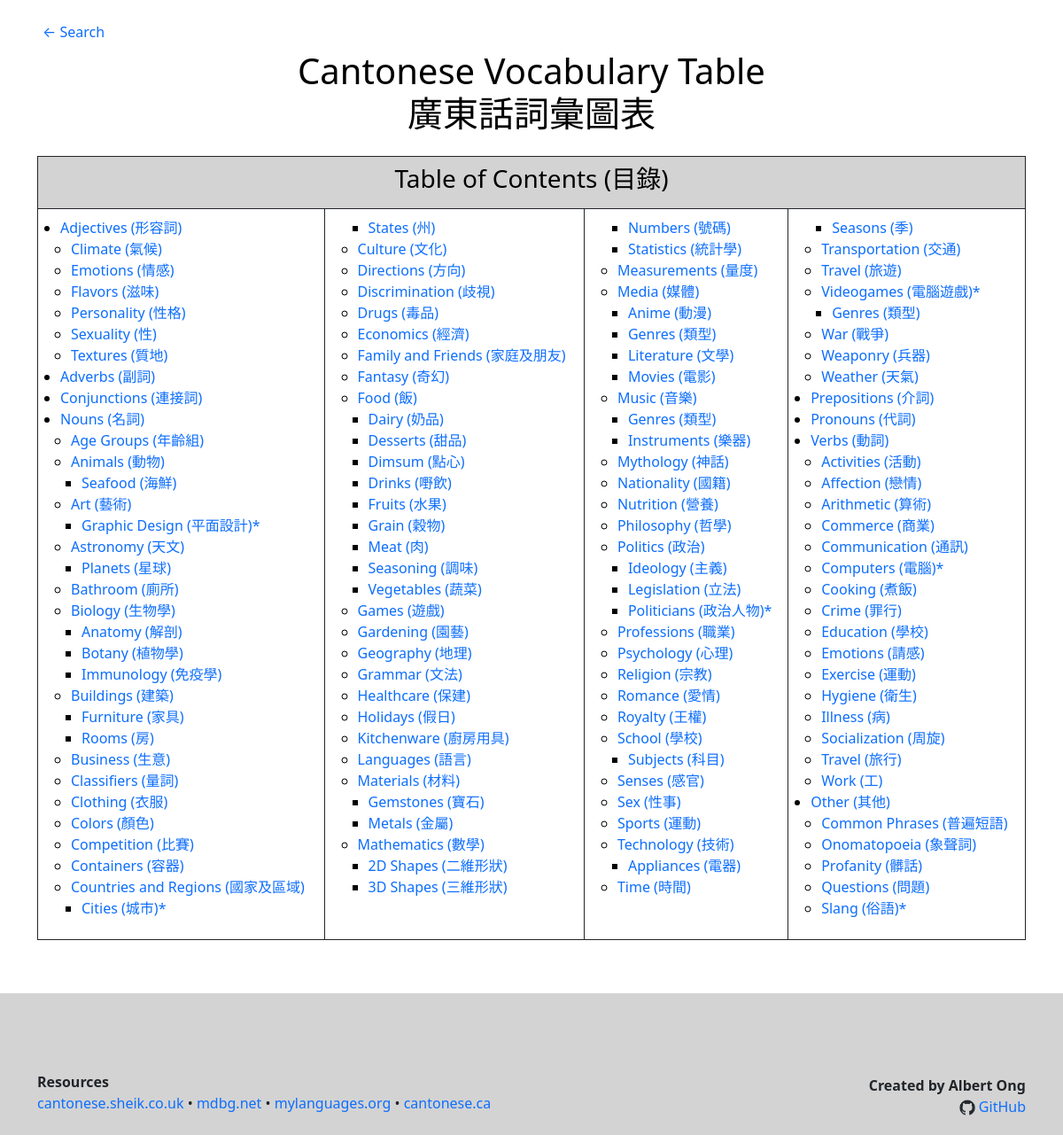
The app's page /pages/homepage.php, older data.
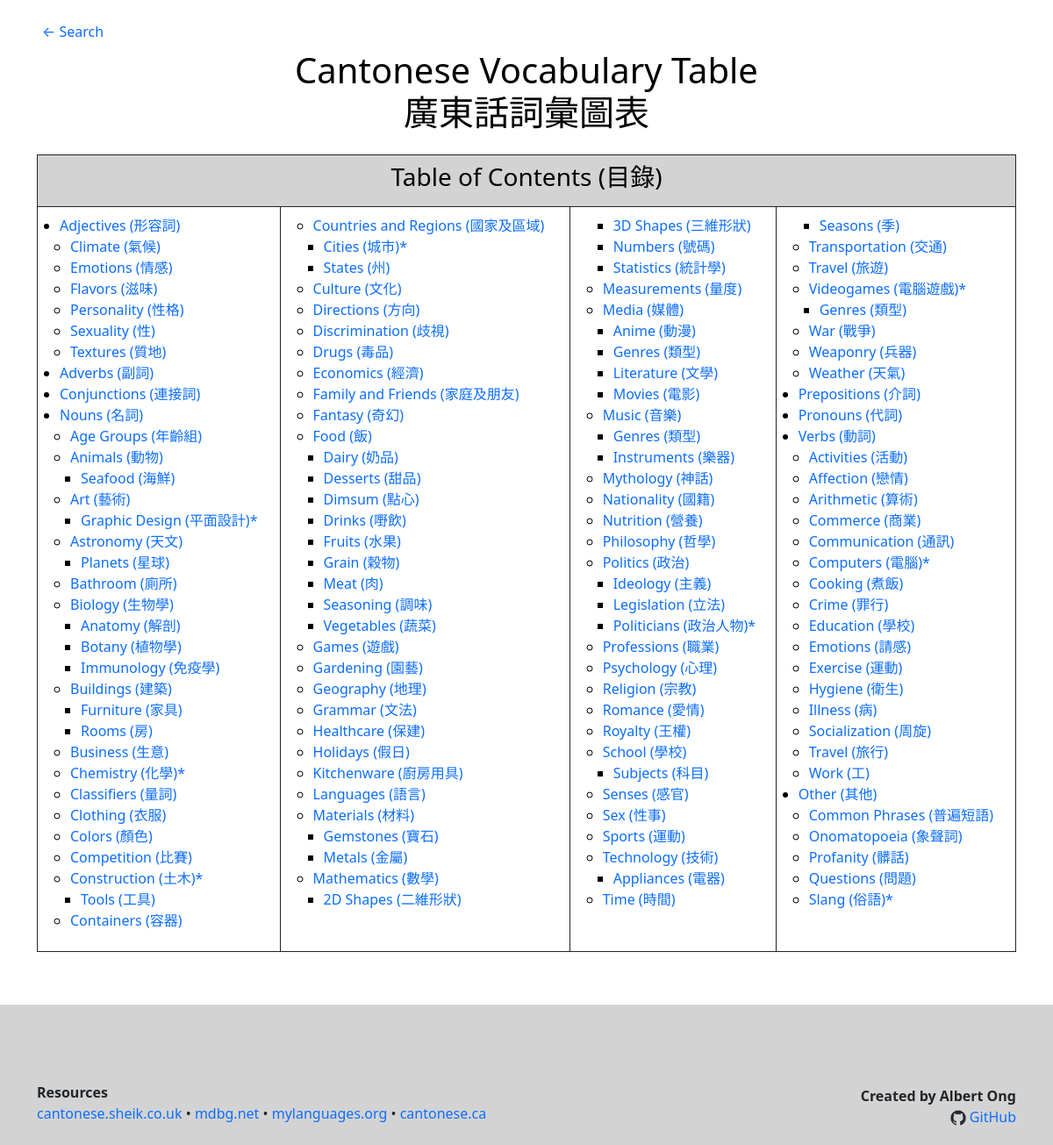
The same page, newer data.
### tables this page shows
CREATE TABLE "categories" (
	"name"	TEXT NOT NULL,
	"chinese"	TEXT NOT NULL,
	"parent"	TEXT,
	"parent2"	TEXT,
	"incomplete"	INTEGER DEFAULT 0,
	PRIMARY KEY("name","parent","parent2")
);

### pages/homepage.php (the view, shortened to what this page needs)
<?php
function print_categories($categories, $count = 1, $tab = 0) {
  $db = new SQLite3('../database/database.db');
  $res = $db -> query("SELECT COUNT(*) FROM categories");
  $total_categories= $res -> fetchArray()[0];
  $is_head = $count == 1;
  if ($is_head) {
    echo "<td>";
  }
  echo "<ul>";
  while ($row = $categories -> fetchArray()) {
    $name = $row["name"];
    $chinese = $row["chinese"];
    $parent = $row["parent"];
    $parent2 = $row["parent2"];
    $incomplete = $row["incomplete"];
    $dividing_indices = array();
    $columns = 4;
    for ($i = 1; $i < $columns; $i++) {
      $dividing_index = (floor($total_categories / $columns) * $i) + 2;
      array_push($dividing_indices, $dividing_index);
    }
    if (in_array($count, $dividing_indices)) {
        $head = str_repeat("</ul>\n", $tab + 1);
        $tail = str_repeat("<ul>\n", $tab + 1);
        echo "$head</td>\n<td>$tail";
    }
    $incomplete_tag = ($incomplete ? "<span title='incomplete'>*</span>" : "");
    $category_vars = "name=$name&parent=$parent&parent2=$parent2&chinese=$chinese";
    echo "<li><a href='category.php?$category_vars'>$name ($chinese)$incomplete_tag</a></li>\n";
    $res = $db -> query("SELECT COUNT(*) FROM categories WHERE parent is '$name'");
    $has_subcategories = $res -> fetchArray()[0] != 0;
    if ($has_subcategories) {
      $query = "SELECT * FROM categories
                WHERE parent is '$name'
                ORDER BY name";
      $subcategories = $db -> query($query);
      $count = print_categories($subcategories, $count + 1, $tab + 1);
    }
    else {
      $count += 1;
    }
  }
  echo "</ul>\n";
  $is_tail = $count == $total_categories;
  return $count;
}
?>
<html>
<head>
<link href="https://cdn.jsdelivr.net/npm/bootstrap@5.0.2/dist/css/bootstrap.min.css" rel="stylesheet">
<link rel="stylesheet" href="../assets/custom.css">
</head>
<body>
<div class="mx-5 mt-4">
  <a href="search.php">← Search</a>
</div>
<h1 class="mt-2">Cantonese Vocabulary Table<br>廣東話詞彙圖表</h1>
<div class="container w-100">
  <table class="table table-bordered border-dark text-black mt-4 mb-5">
    <tr class="bg-lightgray">
      <td colspan="4"><h3>Table of Contents (目錄)</h3></td>
    </tr>
    <tr>
      <?php
      $db = new SQLite3('../database/database.db');
      $categories = $db -> query("SELECT * FROM categories WHERE parent IS NULL");
      print_categories($categories);
      ?>
    </tr>
  </table>
</div>
<nav class="navbar navbar-expand-lg navbar-light bg-lightgray h-20 d-flex align-items-end" style="margin-top: 5%;">
  <div class="container">
    <div class="navbar-collapse">
      <ul class="list-unstyled">
      <li><strong>Resources</strong></li>
      <li>
         <a target="_blank" href="http://www.cantonese.sheik.co.uk/">cantonese.sheik.co.uk</a>
       • <a target="_blank" href="https://www.mdbg.net/chinese/dictionary">mdbg.net</a>
       • <a target="_blank" href="http://mylanguages.org/learn_cantonese.php">mylanguages.org</a>
       • <a target="_blank" href="https://cantonese.ca/">cantonese.ca</a>
      </li>
      </ul>
      <div class="ms-auto mb-2 text-end">
        <strong>Created by Albert Ong</strong><br>
        <img src="../assets/github_icon.png" height="18px">
        <a class="ml-5" target="_blank" href="https://github.com/Albert-C-Ong/Cantonese-Vocabulary-Table">GitHub</a>
      </div>
    </div>
  </div>
</nav>
</body>
</html>

### assets/custom.css (style rules this page uses)
body { min-height: 100%; }
h1, h2, h3 { color: black; text-align: center; }
a { text-decoration: none; }
.bg-lightgray { background-color: lightgray; }
.h-20 { height: 20%; }
.text-black { color: black; }

### pages/homepage.php (style rules this page uses)
.table ul { margin-left: -15px; }
.table ul ul { margin-left: -20px; }

Row changes from the older to the newer data that the page shows:
added categories: name "Chemistry", chinese "化學", shown under "Nouns"
added categories: name "Construction", chinese "土木", shown under "Nouns"
added categories: name "Tools", chinese "工具", shown under "Construction"
